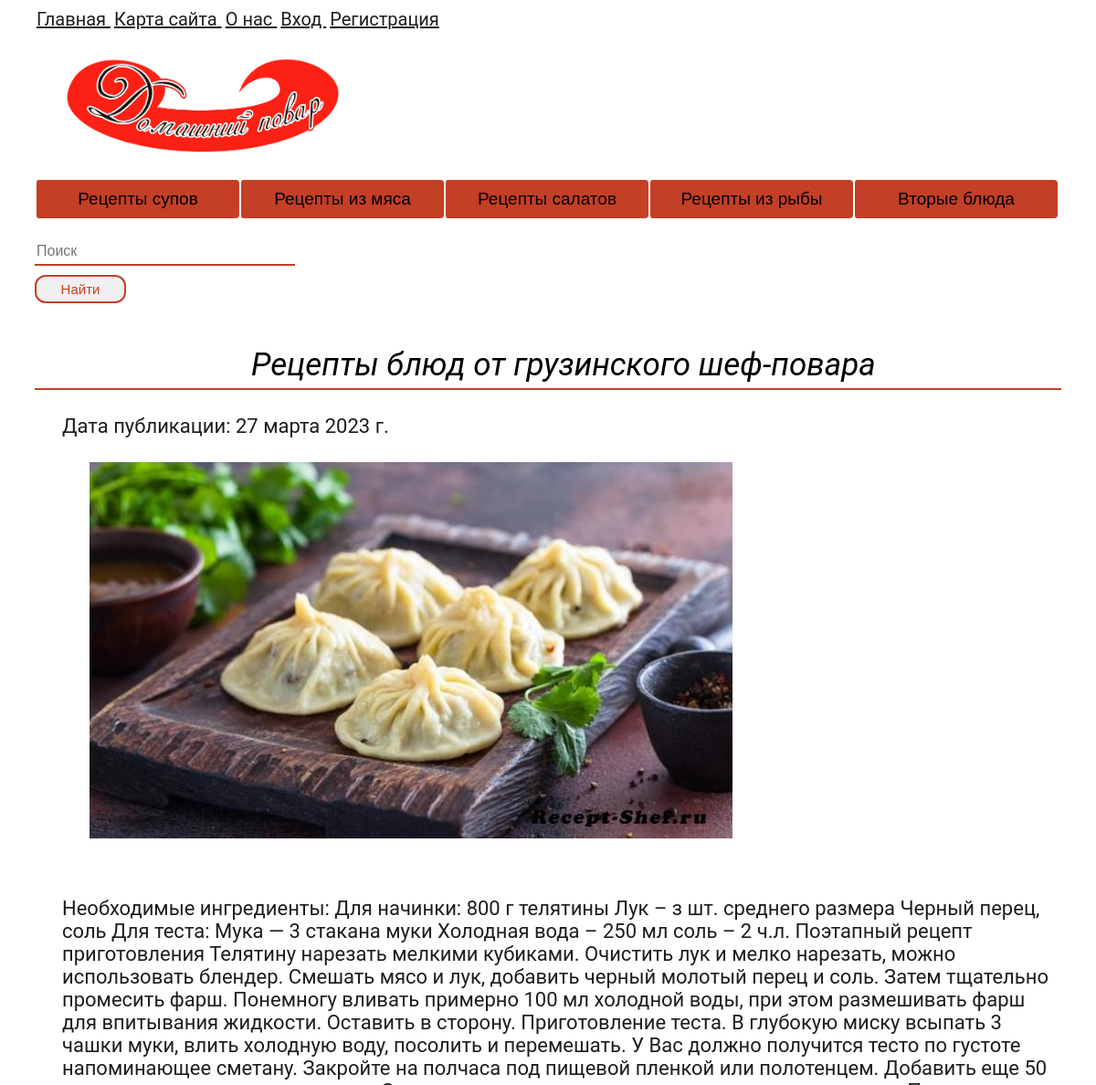
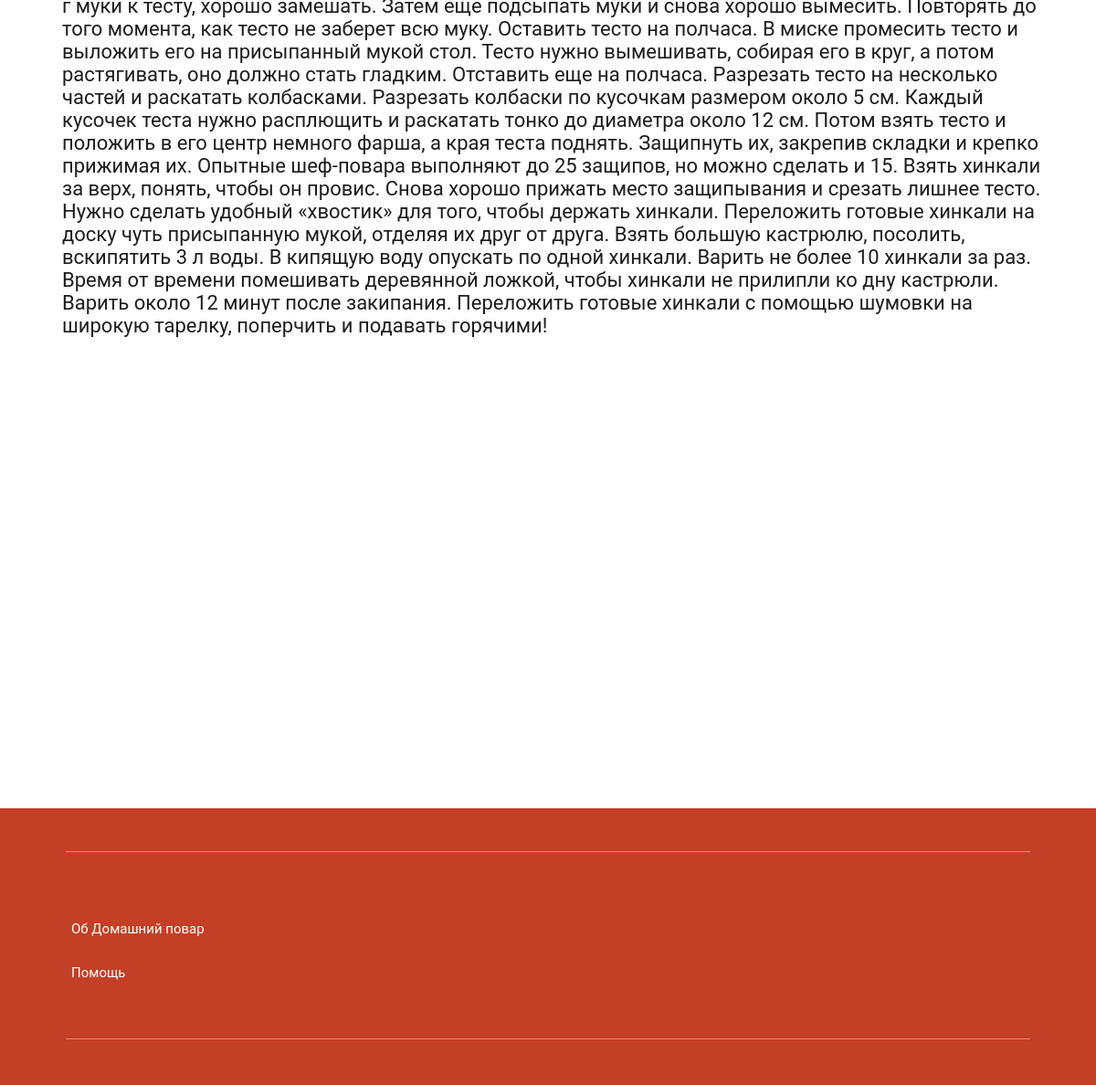
The app's page /map/post/3/ with its own data (2 pictures, top to bottom).
### map/models.py (models this page shows, shortened)
class Heh(models.Model):
    title = models.CharField('Название', max_length=80)
    content = models.TextField(blank=True, null=True, verbose_name="Текст статьи")
    photo = models.ImageField(upload_to="photos/%Y/%m/%d/", null=True, verbose_name="Фото")
    data = models.DateField('Дата публикации')
    cat_id = models.ForeignKey('Category', on_delete=models.PROTECT, null=True, verbose_name="Категории")
    class Meta:
        verbose_name = 'Рецепт'
        verbose_name_plural = 'Рецепты блюд от шеф-поваро'
        ordering = ['id']

### map/views.py (the view)
# urls.py: path('post/<int:post_id>/', views.show_post, name='post'),
def show_post(request, post_id):
    post = get_object_or_404(Heh, pk=post_id)
    return render(request, 'map/post.html', {'post': post, 'cat_selected': post.cat_id,})

### map/templates/map/post.html (shortened to what this page needs)
{% extends 'main/layout.html' %}
{% block content %}
<div class="tovar">
    <div class="container">
            <p style="font-size:35px;" class="tovar__main">{{ post.title }}</p>
            <div class="tovar__line"></div>
            <div class="recept">
                <p>Дата публикации: {{ post.data }}</p>
                <p><img  class="recept" src='{{ post.photo.url }}'></p>
                <p class="recept">{{post.content | linebreaks}}</p>
            </div>
        </div>
    </div>
{% endblock %}

### main/static/main/css/1style.css (style rules this page uses)
.recept { padding: 5px; color: #1D1D1D; font-size: 22px; text-align: left; padding-left:30px }
body { margin: 0; padding: 0; font-family: 'Roboto', sans-serif; }
.tovar { display: flex; justify-content: center; padding-bottom: 89px; margin-top: 100px; }
.tovar__main { font-style: italic; font-size: 16px; text-align: center; }
.tovar__line { border-top: none; border-left: none; border-right: none; border-bottom: 2px solid rgb(195, 63, 37); padding-bottom: 5px; font-size: 16px; }
.tovar .container > p { font-size: 22px; margin-top: -111px; margin-left: 3%; margin-bottom: 0; }
.container { max-width: 1124px; width: 1124px; }
.tovar { margin-top: 150px; }

### records on screen
Heh: title "Рецепты блюд от грузинского шеф-повара", data "27 марта 2023 г.", photo (picture), content "Необходимые ингредиенты: Для начинки: 800 г телятины Лук – з шт. среднего размера Черный перец, соль Для теста: Мука — 3 стакана муки Холодная вода – 250 мл соль – 2 ч.л. Поэтапный рецепт приготовления Телятину нарезать мелкими кубиками. Очистить лук и мелко нарезать, можно использовать блендер. Смешать мясо и лук, добавить черный молотый перец и соль. Затем тщательно промесить фарш. Понемногу вливать примерно 100 мл холодной воды, при этом размешивать фарш для впитывания жидкости. Оставить в сторону. Приготовление теста. В глубокую миску всыпать 3 чашки муки, влить холодную воду, посолить и перемешать. У Вас должно получится тесто по густоте напоминающее сметану. Закройте на полчаса под…"
